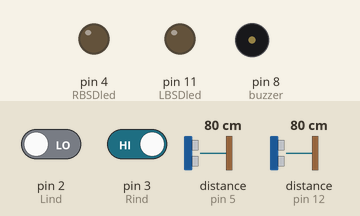
The sketch below on a simulated Arduino Uno, built with avr-gcc and run on an emulated ATmega328P. Shown: output pins drawn as LEDs (lit = HIGH), buzzer (waves = sounding, pin HIGH). Wiring (inferred from the names in the program): 2 × ultrasonic range finder: trigger pin 6, echo pin 5 / trigger pin 13, echo pin 12. Inputs (shaded band) come from the test bench; at power-on: distance to the obstacle (sensors on pin 5, pin 12) 80 cm, pin 3 (Rind) HIGH, pin 2 (Lind) LOW. The echo pulse lasts 58.3 µs per cm; pins used as bus, display or sensor lines are not drawn.

Above: at 1.2 s.
1.3 s: distance to the obstacle (sensor on pin 5) set to 12 cm
2.8 s: distance to the obstacle (sensor on pin 5) set to 9 cm
At 4.0 s:
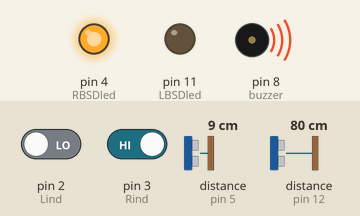
4.3 s: distance to the obstacle (sensor on pin 12) set to 12 cm
5.8 s: distance to the obstacle (sensor on pin 12) set to 9 cm
At 6.2 s:
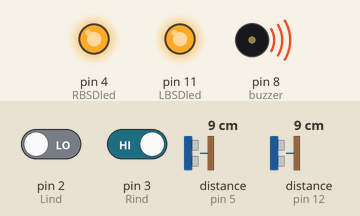
7.3 s: pin 3 (Rind) driven LOW
At 8.5 s:
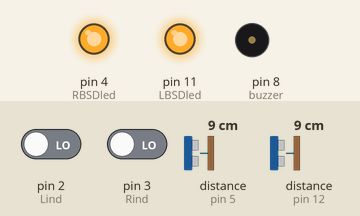
8.8 s: distance to the obstacle (sensor on pin 5) set to 18 cm
At 9.9 s:
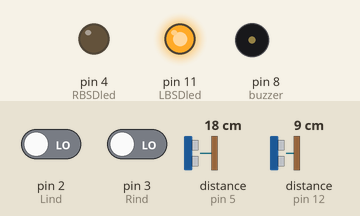
Timing chart, 0 to 11.3 s (numbered marks = the images above; inputs shaded):
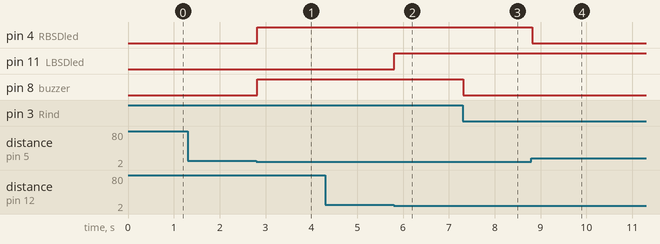

Measured:
- the behaviour switches between 11 and 10 cm on distance to the obstacle (sensor on pin 5) (found by bisection; images 0 and 1)
- the behaviour switches between 11 and 10 cm on distance to the obstacle (sensor on pin 12) (found by bisection; images 1 and 2)
- after the input at 1.3 s, every drawn part: stays the same
- after the input at 2.8 s, pin 4 (RBSDled), pin 8 (buzzer): LOW → HIGH at once
- after the input at 4.3 s, every drawn part: stays the same
- after the input at 5.8 s, pin 11 (LBSDled): LOW → HIGH at once
- after the input at 7.3 s, pin 8 (buzzer): HIGH → LOW at once
- after the input at 8.8 s, pin 4 (RBSDled): HIGH → LOW at once

The sketch:

BSD_AZ_2sides_s_Final_s.ino
```cpp
/***********the readME part*************

Written by: Ahmed Mohamed AboElYazeed.
For : E-RALLY.
In  : SUN, 8/4/2024.

This code is written for "Blind Spot Detection system". 'for the two sides'.

- you could change the used pins as you need (there is no special pin needed).
- you could change the "unsafeDis" definition to any reasonable number, which will
  represent the line of detection for the sensor (must be within its limits) (   ??   ).
- This system uses 9 Arduino Pins

 So, to activate this system you must
-> with including the "AZ_BSDsys.h".
-> write "BSDsys" in your loop function.
      (with or without ';')
-> write "BSDstup()" in your setup function.


***********the readME part*********end*/


#define LtrigPin 13        //any pin (no special feature is needed).
#define LechoPin 12        //any pin (no special feature is needed).
#define LBSDled 11
#define Lind 2             //the pin connected to the indicator switch.

#define RtrigPin 6        //any pin (no special feature is needed).
#define RechoPin 5        //any pin (no special feature is needed).
#define RBSDled 4
#define Rind 3            //the pin connected to the indicator switch.

#define buzzer 8         //we only have one buzzer.

#define unsafeDis 10    //the sensor will compare its reading to it.(in meter).


 int LindState = 0;         // variable for reading the indicator status.
 long Lduration = 0, Ldistance = 0;
 int RindState = 0;         // variable for reading the indicator status.
 long Rduration = 0, Rdistance = 0;


#define BSDsys BSDread(); delay(10);    BSDspotR();    BSDspotL();
              // ^ read the current distance for BOTH sides.
                             // ^ control the led and buzzer FOR the right side in different cases.
                                          // ^ control the led and buzzer FOR the left side in different cases.

void setup() {
  BSDstup();// So, to setup this system you must write this line in your setup function.
}

void loop()
{
  BSDsys;   // So, to activate this system you must write this line in your loop function. (with including the "BSDsys.h") (with or without ';').
}


/*************************
 * functions definitions
 *************************/

// fun 0
void BSDstup()
{
  pinMode(LtrigPin, OUTPUT);
  pinMode(LechoPin, INPUT);
  pinMode(Lind, INPUT);
  pinMode(LBSDled, OUTPUT);

  pinMode(RtrigPin, OUTPUT);
  pinMode(RechoPin, INPUT);
  pinMode(Rind, INPUT);
  pinMode(RBSDled, OUTPUT);

  pinMode(buzzer,OUTPUT);
}

// fun 1
inline void BSDread () // this fun change (duration,distance,indState) to the current reading.
{
  digitalWrite(LtrigPin, LOW);
  delayMicroseconds(2);
  digitalWrite(LtrigPin, HIGH);
  delayMicroseconds(12);              //if you had an ERROR -> TRY to change this delay TO('22' insted of '12')a much longer period to avoid any conflict.
               /****^^****/
  digitalWrite(LtrigPin, LOW);
  Lduration = pulseIn(LechoPin, HIGH);

delayMicroseconds(20);

  digitalWrite(RtrigPin, LOW);
  delayMicroseconds(2);
  digitalWrite(RtrigPin, HIGH);
  delayMicroseconds(12);
  digitalWrite(RtrigPin, LOW);
  Rduration = pulseIn(RechoPin, HIGH);       /****<<****/

  Ldistance = Lduration * 0.0344 / 2;   //calculate the distance in meter. (0.0344-> CM)  (0.000344-> M)
                        // ^ speed of sound in m/us (=344 m/s).  depend on the air temperature = 331.3*(0.606*Temp).
  Rdistance = Rduration * 0.0344 / 2;   //calculate the distance in meter.

  LindState = digitalRead(Lind);      //read the indicator state.
  RindState = digitalRead(Rind);      //read the indicator state.
}


// fun 2
inline void BSDspotL () // this fun spot the cars in the blind area and control the led and the buzzer.
{
 if(Ldistance < unsafeDis)
  {   //the car is "not safe", there is a car in the blind spot.
    if(LindState == 1)
      {
        /*******the blink the led & buzzer function********/  //we could apply this by PWM with a timer. (to let the MC do his other jobs).
        digitalWrite(LBSDled, HIGH);
        digitalWrite(buzzer, HIGH);
        //debug
        digitalWrite(10, HIGH);
      }
    else if(LindState == 0)
      {
        digitalWrite(LBSDled, HIGH);
        if(RindState == 0)           //to keep the buzzer working if the right BSD is active.
          {digitalWrite(buzzer, LOW);}
      }
  }
 else if(Ldistance >= unsafeDis)
   {   //the car is "safe", no cars in the blind spot.
     digitalWrite(LBSDled, LOW);
     if(RindState == 0)           //to keep the buzzer working if the right BSD is active.
      {digitalWrite(buzzer, LOW);}
   }
}

// fun 3
inline void BSDspotR () // this fun spot the cars in the blind area and control the led and the buzzer.
{
 if(Rdistance < unsafeDis)
  {   //the car is "not safe", there is a car in the blind spot.
    if(RindState == 1)
      {
        /*******the blink the led & buzzer function********/  //we could apply this by PWM with a timer. (to let the MC do his other jobs).
        digitalWrite(RBSDled, HIGH);
        digitalWrite(buzzer, HIGH);
      }
    else if(RindState == 0)
      {
        digitalWrite(RBSDled, HIGH);
        if(LindState == 0)           //to keep the buzzer working if the right BSD is active.
          {digitalWrite(buzzer, LOW);}
      }
  }
 else if(Rdistance >= unsafeDis)
   {   //the car is "safe", no cars in the blind spot.
     digitalWrite(RBSDled, LOW);
     if(LindState == 0)           //to keep the buzzer working if the right BSD is active.
      {digitalWrite(buzzer, LOW);}
   }
}
```
